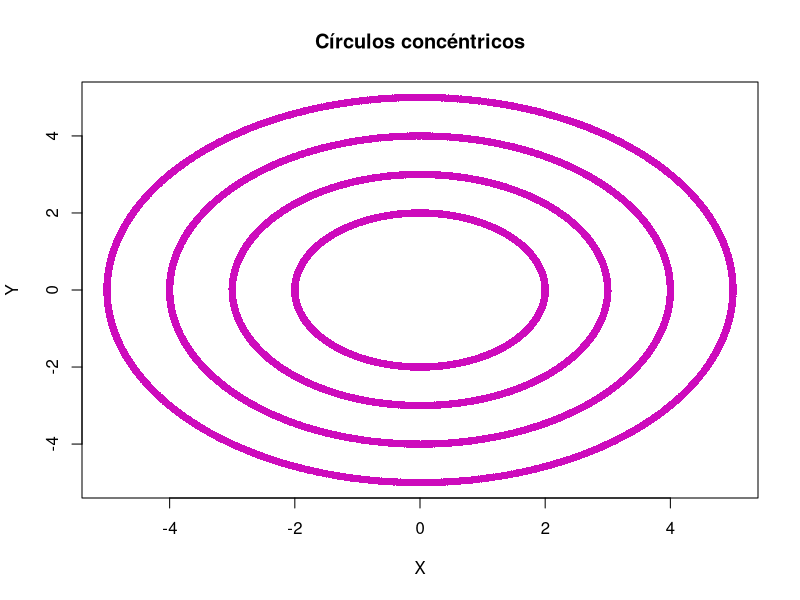

Source code (R):
crea_cir <- function(radio = 0) {
  angulos <- seq(0, 2 * pi, 0.01)  
  coordenadas_x <- radio * cos(angulos)
  coordenadas_y <- radio * sin(angulos)
  coordenadas <- list(x = coordenadas_x, y = coordenadas_y)
  return(coordenadas)
}

plot(NA, xlim = c(-5, 5), ylim = c(-5, 5), main = "Círculos concéntricos", xlab = "X", ylab = "Y")


for (r in 2:5) {
   circulo <- crea_cir(r)
   points(circulo$x, circulo$y, col = 6, pch = 16)
}